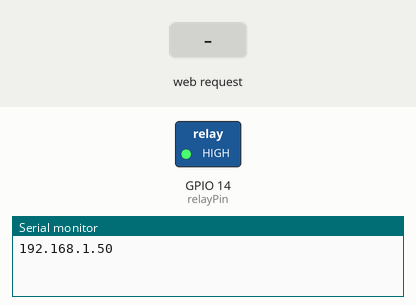
This sketch was run on a simulated ESP8266 (NodeMCU). Shown: switched loads named in the sketch (green lamp = pin HIGH), the last lines printed to the serial monitor. The test bench sets the inputs (shaded band). WiFi joins after 1.5 s; servers stay silent unless stated.

Above: at 2.7 s.
2.8 s: HTTP request GET /open received
At 2.95 s:
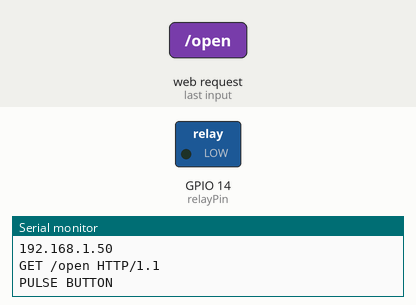
Timing chart, 0 to 5.8 s (numbered marks = the images above; inputs shaded):
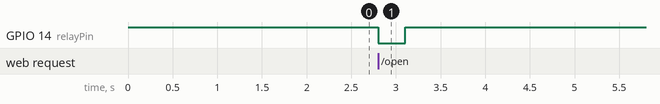

Measured:
- after the input at 2.8 s, GPIO 14 (relayPin): HIGH → LOW at once, → HIGH 0.30 s later

The sketch:

push_methode_esp_code.ino
```cpp
#include <ESP8266WiFi.h>

const char* ssid = "IDF_WirelessTAB";
const char* password = "cikupawifi123";

IPAddress local_IP(10,130,48,221);
IPAddress gateway(10,130,48,5);
IPAddress subnet(255,255,255,0);
IPAddress primaryDNS(10,126,48,1);

WiFiServer server(80);

const int relayPin = 14;

// ===== PULSE SETTINGS =====
bool relayActive = false;
unsigned long pulseStart = 0;
const unsigned long pulseDuration = 300;  // 300ms cukup untuk simulasi tombol

unsigned long lastTrigger = 0;
const unsigned long triggerDelay = 1000;  // jeda 3 detik antar scan

void setup() {

  Serial.begin(9600);

  pinMode(relayPin, OUTPUT);
  digitalWrite(relayPin, HIGH);  // OFF (Active LOW)

  WiFi.config(local_IP, gateway, subnet, primaryDNS);
  WiFi.begin(ssid, password);

  while (WiFi.status() != WL_CONNECTED) {
    delay(500);
  }

  Serial.println(WiFi.localIP());
  server.begin();
}

void loop() {

  WiFiClient client = server.available();

  if (client) {

    String request = client.readStringUntil('\r');
    client.flush();

    Serial.println(request);

    if (request.indexOf("GET /open") != -1) {

      unsigned long now = millis();

      if (!relayActive && (now - lastTrigger > triggerDelay)) {

        Serial.println("PULSE BUTTON");

        digitalWrite(relayPin, LOW);   // tekan tombol
        relayActive = true;
        pulseStart = now;
        lastTrigger = now;

      } else {
        Serial.println("BLOCKED");
      }

      client.println("HTTP/1.1 200 OK");
      client.println("Connection: close");
      client.println();
    }

    client.stop();
  }

  // ===== AUTO LEPAS TOMBOL =====
  if (relayActive && (millis() - pulseStart >= pulseDuration)) {

    digitalWrite(relayPin, HIGH);  // lepas tombol
    relayActive = false;

    Serial.println("BUTTON RELEASED");
  }
}
```
